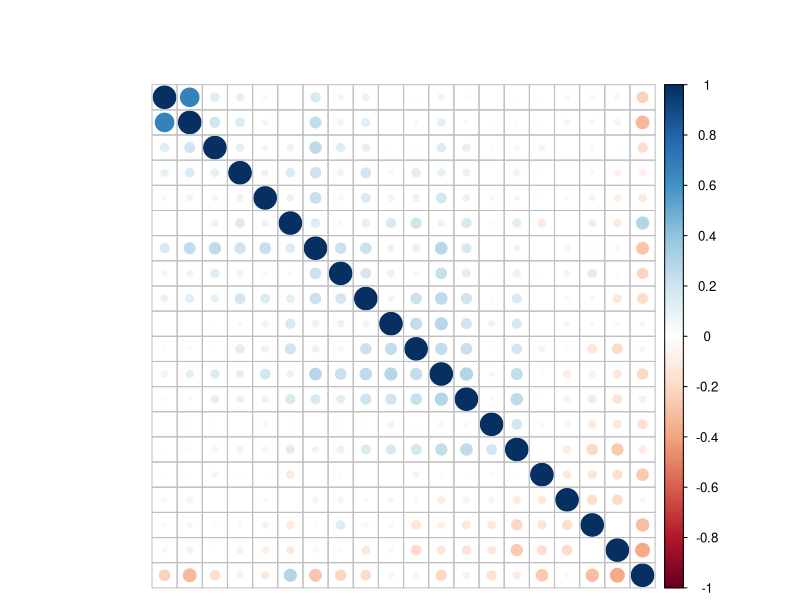

Source code (R): (Note: this script raises an error after producing the figure.)
#Load data
setwd("C:\\Users\\Miguel\\Dropbox\\Caltech_2015-2016\\Spring\\EE_145\\discovr_code\\pair_data")
act = read.csv("output_pairs20160425-192014.txt",header=FALSE)
names(act)<-c("activity_1","activity_2","matches")

#normalize
act=act[order(act$activity_1,act$activity_2),]
num_pair=numeric()
for(activity in unique(act$activity_1))
{
  num_pair=append(num_pair,length(which(act$activity_1==activity)))
}
act.counts=act[which(act$activity_1==act$activity_2),]$matches
act.counts=rep(act.counts,num_pair)

act.matrix=as.matrix(as.numeric(act$matches))

act.norm=sweep(act.matrix,1,act.counts,"/")

act$normalized<-act.norm

#only take top 20 activities
act.unique=act[which(act$activity_1==act$activity_2 & is.finite(act$normalized)),]
act.unique.sort=act.unique[order(-act.unique$matches),]
act.short.names=factor(head(act.unique.sort,20)$activity_1)
act.short=act[which(is.element(act$activity_1,act.short.names) & is.element(act$activity_2,act.short.names)),]
act.short$activity_1<-factor(act.short$activity_1)
act.short$activity_2<-factor(act.short$activity_2)

#get desired form
act.corr=xtabs(act.short$normalized ~ act.short$activity_1 + act.short$activity_2, act.short)

#plot
library(corrplot)

M <- cor(act.corr)
corrplot(M,methods="circle",margin=margin(10,0,10,0))

